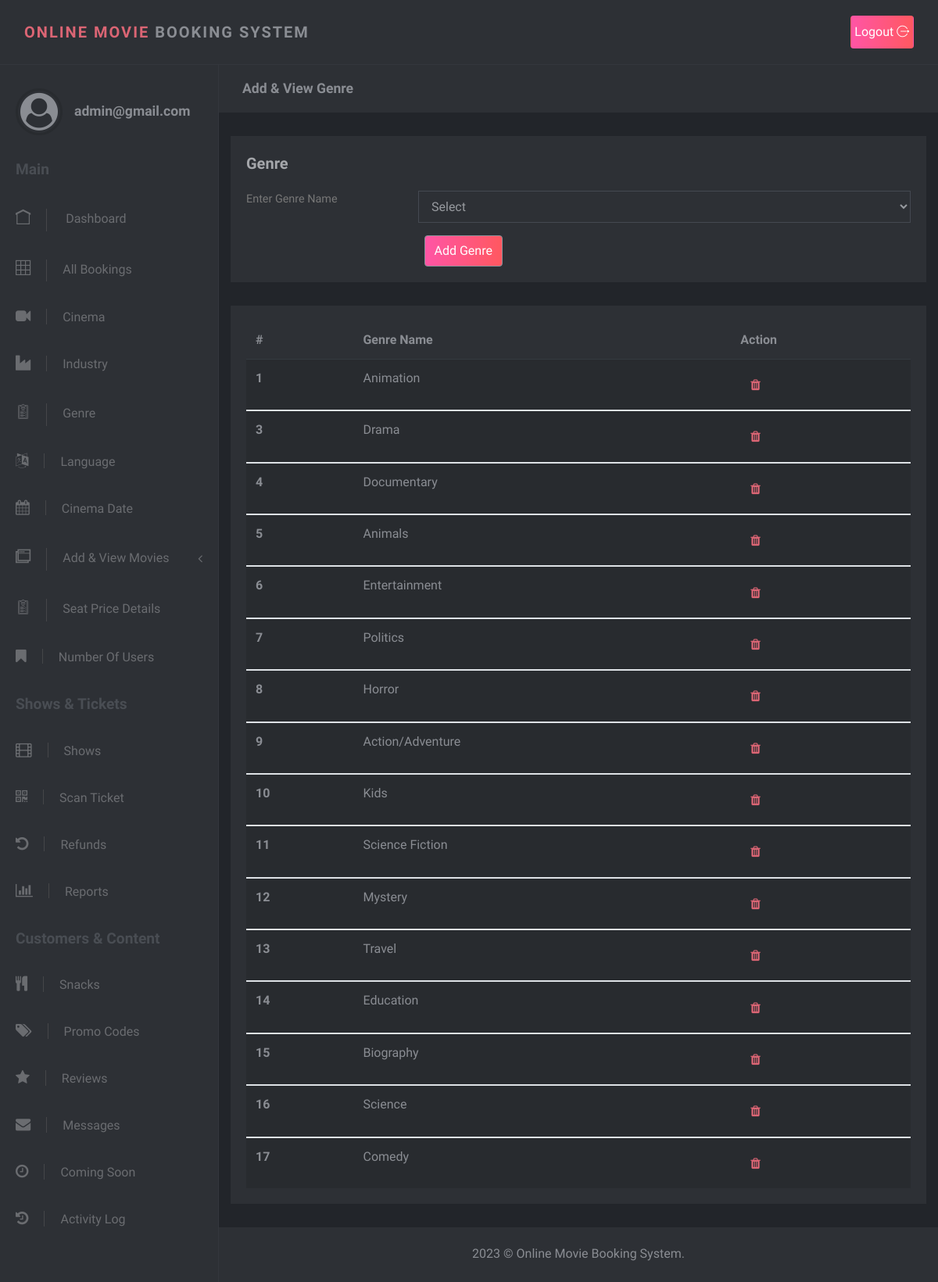
Page /Admin/genre.php (signed in) on the committed database.
### tables this page shows
CREATE TABLE `genre` (
  `gen_id` int(11) NOT NULL,
  `genre_name` varchar(200) NOT NULL
);

### Admin/genre.php (the view, shortened to what this page needs)
<?php
include('admin_header.php');
?>
<div class="page-content">
        <div class="page-header">
          <div class="container-fluid">
            <h2 class="h5 no-margin-bottom">Add & View Genre</h2>
          </div>
        </div>
<div class="col-lg-12">
                <div class="block">
                  <div class="title"><strong>Genre</strong></div>
                  <div class="block-body">
                    <form class="form-horizontal" method="post" action="">
                    <div class="form-group row">
                        <label class="col-sm-3 form-control-label">Enter Genre Name</label>
                        <div class="col-sm-9">
                        <select  class="form-control" name="genre_name">
                          <option disabled selected>Select</option>
                          </select>
                        </div>
                      </div>
                      <div class="col-sm-9 ml-auto">
                          <button type="submit" class="btn btn-secondary" style="background-image: linear-gradient(90deg, #ff55a5 0%, #ff5860 100%);" name="genre_btn">Add Genre</button>
                        </div>
                    </form>
                  </div>
                </div>
              </div>
<div class="col-lg-12 ">
                <div class="block">
                  <div class="table-responsive">
                    <table class="table table-striped table-hover">
                      <thead>
                        <tr>
                          <th>#</th>
                          <th>Genre Name</th>
                          <th>Action</th>
                        </tr>
                      </thead>
                        <?php
                              $genre_result=mysqli_query($con,"select * from genre");
                                 foreach($genre_result as $genre_data){
                            echo "
                            <tbody>
                                <tr>
                                    <th scope='row'>  $genre_data[gen_id]</th>
                                    <td> $genre_data[genre_name] </td>
                                     <td>
                                        <a href='gen_del.php?gen=$genre_data[gen_id]'><i class='fa fa-trash btn'></i></a>
                                     </td>
                                </tr>
                            </tbody>
                                 ";
                            }
                      ?>
                    </table>
                  </div>
                </div>
              </div>
<?php
include('admin_footer.php');
?>

### Admin/css/style.default.css (style rules this page uses)
body { position: relative; }
a { -webkit-transition: all 0.3s; transition: all 0.3s; display: inline-block; }
button { cursor: pointer; }
i, span, strong { display: inline-block; }
.no-margin-bottom { margin-bottom: 0 !important; }
.block { padding: 20px; background: #2d3035; color: #8a8d93; margin-bottom: 30px; }
.page-content { position: relative; background: #22252a; min-height: 100vh; width: calc(100% - 280px); padding: 0; padding-bottom: 70px; }
.page-header { padding: 20px 15px; background: #2d3035; color: #8a8d93; margin-bottom: 30px; }
.block .title { margin-bottom: 20px; }
.block .title strong:first-child { font-size: 1.25rem; color: #a5a7ab; }
.form-control { height: calc(2.4rem + 2px); border: 1px solid #444951; background: transparent; border-radius: 0; color: #979a9f; padding: 0.45rem 0.75rem; }
.form-control-label { color: #777; }
button, input[type='submit'] { cursor: pointer; font-family: inherit; font-weight: 300 !important; }
form label { font-size: .9rem; color: #8a8d93; }
.table { margin-bottom: 0; }
.table td, .table th { border-color: #343a40; }
.table thead th { border: none; }
.table-striped tbody tr { -webkit-transition: all 0.3s; transition: all 0.3s; }
.table-striped tbody tr:nth-of-type(odd) { background-color: #282b2f; }
.btn { font-weight: 400; border: 1px solid transparent; padding: 0.45rem 0.75rem; font-size: 1rem; line-height: 1.5; border-radius: 0.25rem; -webkit-transition: color 0.15s ease-in-out, background-color 0.15s ease-in-out, border-color 0.15s ease-in-out, -webkit-box-shadow 0.15s ease-in-out; transition: color 0.15s ease-in-out, background-color 0.15s ease-in-out, border-color 0.15s ease-in-out, -webkit-box-shadow 0.15s ease-in-out; transition: color 0.15s ease-in-out, background-color 0.15s ease-in-out, border-color 0.15s ease-in-out, box-shadow 0.15s ease-in-out; transition: color 0.15s ease-in-out, background-color 0.15s ease-in-out, border-color 0.15s ease-in-out, box-shadow 0.15s ease-in-out, -webkit-box-shadow 0.15s ease-in-out; }
.btn-secondary { color: color-yiq(#868e96); background-color: #868e96; border-color: #868e96; }
body { font-family: "Muli", sans-serif; font-size: 1rem; font-weight: 400; line-height: 1.5; color: #8a8d93; background-color: #fff; }
a { color: #DB6574; text-decoration: none; }
h1, h2, h3, h4, h5, h6, .h1, .h2, .h3, .h4, .h5, .h6 { margin-bottom: 0.5rem; font-family: inherit; font-weight: 700; line-height: 1.2; color: inherit; }
h2, .h2 { font-size: 1.7rem; }
h5, .h5 { font-size: 1.1rem; }

### rows in the picture
genre: gen_id "1", genre_name "Animation"
genre: gen_id "3", genre_name "Drama"
genre: gen_id "4", genre_name "Documentary"
genre: gen_id "5", genre_name "Animals"
genre: gen_id "6", genre_name "Entertainment"
genre: gen_id "7", genre_name "Politics"
genre: gen_id "8", genre_name "Horror"
genre: gen_id "9", genre_name "Action/Adventure"
genre: gen_id "10", genre_name "Kids"
genre: gen_id "11", genre_name "Science Fiction"
genre: gen_id "12", genre_name "Mystery"
genre: gen_id "13", genre_name "Travel"
genre: gen_id "14", genre_name "Education"
genre: gen_id "15", genre_name "Biography"
genre: gen_id "16", genre_name "Science"
genre: gen_id "17", genre_name "Comedy"

### other values in the picture
isset($_SESSION['admin']) ? $_SESSION['admin'] : 'Admin' "admin@gmail.com"
